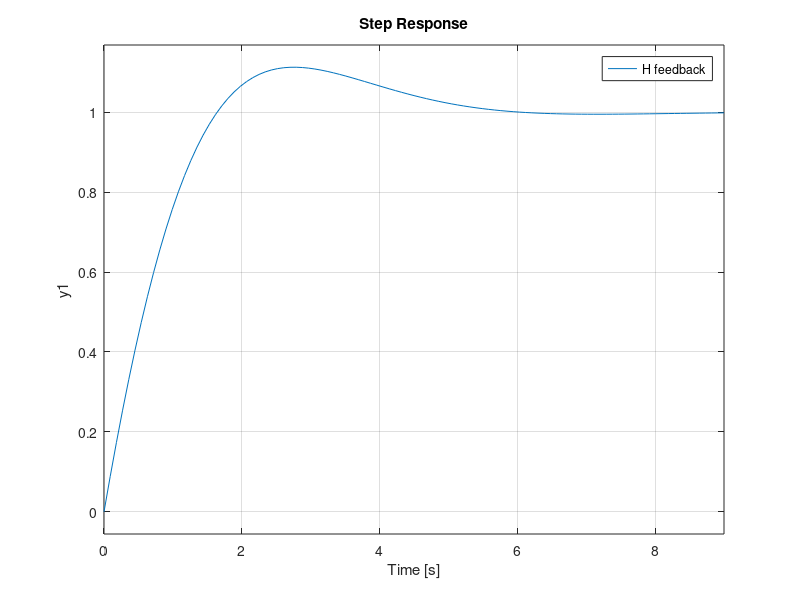

Write MATLAB code to recreate this figure.
clear all
clc

s = tf('s');

G = 1/s;

H = (G*(1+1/s))/(1+(G*(1+1/s)))
J = feedback(G*(1+1/s),1)
P = 4*(s+1)/(s^2+2*s+4)
D = (s+1)/(s^2+1.4*s+1)

pole(J)
pole(P)
pole(D)

step(H)
hold on
step(J)
step(P)
step(D)
grid on
legend('H feedback', 'J fdb', 'P wn^2=4', 'D zeta=0.7')
